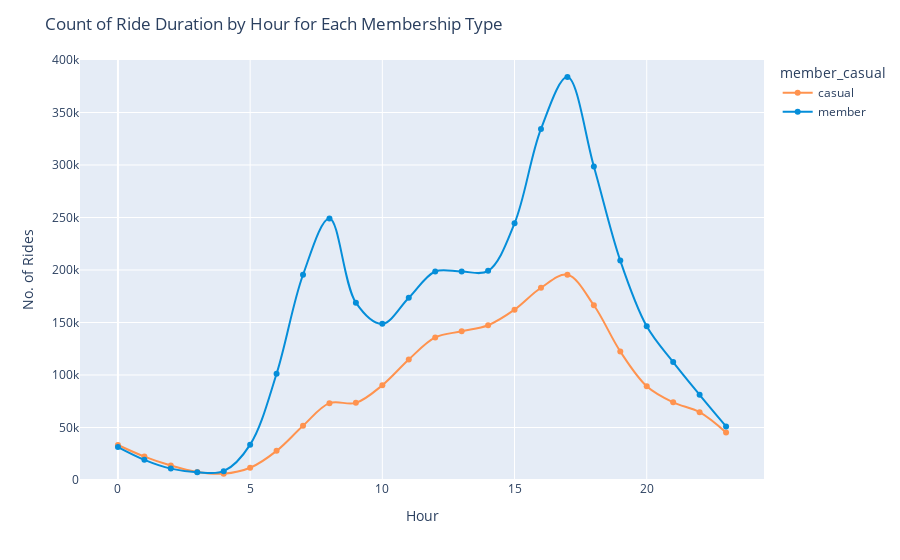

Write notebook code for a chart like this one.
### Code cell
# Investigate the number of rides per Hour and plotting graph it over the day
fig_2 = data.groupby(['Hour', 'member_casual'], as_index=False).count()
fig_2 = fig_2[fig_2['ride_id'] != 0]

fig = px.line(fig_2, x = 'Hour', y = 'ride_id', range_y = [0,400000],
        color = 'member_casual', 
        line_shape = 'spline',
        markers=True, 
        labels = {'ride_id': 'No. of Rides', 'Hour': 'Hours (Jan 2024 - Dec 2024)', 'Hour': 'Hour'},
        hover_name = 'member_casual', hover_data = {'Weekday': False, 'Month': True, 'ride_id': True}, 
        color_discrete_map = {'casual': '#FF934F', 'member': '#058ED9'})

# Add title
fig.update_layout(title='Count of Ride Duration by Hour for Each Membership Type')

# Show the plot
fig.show()

### Figure 1 — Plotly figure (JSON) as saved in the notebook; plotly's stock layout.template omitted (floating-point values rounded to 4 significant figures)
{"data": [{"customdata": [[33330, 33330], [22298, 22298], [13816, 13816], [7676, 7676], [6059, 6059], [11648, 11648], [27757, 27757], [51676, 51676], [73171, 73171], [73476, 73476], [90288, 90288], [114771, 114771], [135816, 135816], [141598, 141598], [147404, 147404], [162210, 162210], [183105, 183105], [195468, 195468], [166394, 166394], [122407, 122407], [89324, 89324], [73973, 73973], [64551, 64551], [45253, 45253]], "hovertemplate": "<b>%{hovertext}</b><br><br>member_casual=casual<br>Hour=%{x}<br>No. of Rides=%{y}<br>Month=%{customdata[1]}<extra></extra>", "hovertext": ["casual", "casual", "casual", "casual", "casual", "casual", "casual", "casual", "casual", "casual", "casual", "casual", "casual", "casual", "casual", "casual", "casual", "casual", "casual", "casual", "casual", "casual", "casual", "casual"], "legendgroup": "casual", "line": {"color": "#FF934F", "dash": "solid", "shape": "spline"}, "marker": {"symbol": "circle"}, "mode": "lines+markers", "name": "casual", "orientation": "v", "showlegend": true, "type": "scatter", "x": [0, 1, 2, 3, 4, 5, 6, 7, 8, 9, 10, 11, 12, 13, 14, 15, 16, 17, 18, 19, 20, 21, 22, 23], "xaxis": "x", "y": [33330, 22298, 13816, 7676, 6059, 11648, 27757, 51676, 73171, 73476, 90288, 114771, 135816, 141598, 147404, 162210, 183105, 195468, 166394, 122407, 89324, 73973, 64551, 45253], "yaxis": "y"}, {"customdata": [[31369, 31369], [19225, 19225], [10861, 10861], [7463, 7463], [8398, 8398], [33681, 33681], [101139, 101139], [195472, 195472], [249098, 249098], [168896, 168896], [148779, 148779], [173499, 173499], [198612, 198612], [198466, 198466], [199167, 199167], [244419, 244419], [334400, 334400], [383750, 383750], [298617, 298617], [208946, 208946], [146374, 146374], [112314, 112314], [81174, 81174], [51063, 51063]], "hovertemplate": "<b>%{hovertext}</b><br><br>member_casual=member<br>Hour=%{x}<br>No. of Rides=%{y}<br>Month=%{customdata[1]}<extra></extra>", "hovertext": ["member", "member", "member", "member", "member", "member", "member", "member", "member", "member", "member", "member", "member", "member", "member", "member", "member", "member", "member", "member", "member", "member", "member", "member"], "legendgroup": "member", "line": {"color": "#058ED9", "dash": "solid", "shape": "spline"}, "marker": {"symbol": "circle"}, "mode": "lines+markers", "name": "member", "orientation": "v", "showlegend": true, "type": "scatter", "x": [0, 1, 2, 3, 4, 5, 6, 7, 8, 9, 10, 11, 12, 13, 14, 15, 16, 17, 18, 19, 20, 21, 22, 23], "xaxis": "x", "y": [31369, 19225, 10861, 7463, 8398, 33681, 101139, 195472, 249098, 168896, 148779, 173499, 198612, 198466, 199167, 244419, 334400, 383750, 298617, 208946, 146374, 112314, 81174, 51063], "yaxis": "y"}], "layout": {"legend": {"title": {"text": "member_casual"}, "tracegroupgap": 0}, "margin": {"t": 60}, "title": {"text": "Count of Ride Duration by Hour for Each Membership Type"}, "xaxis": {"anchor": "y", "domain": [0, 1], "title": {"text": "Hour"}}, "yaxis": {"anchor": "x", "domain": [0, 1], "range": [0, 400000], "title": {"text": "No. of Rides"}}}}
